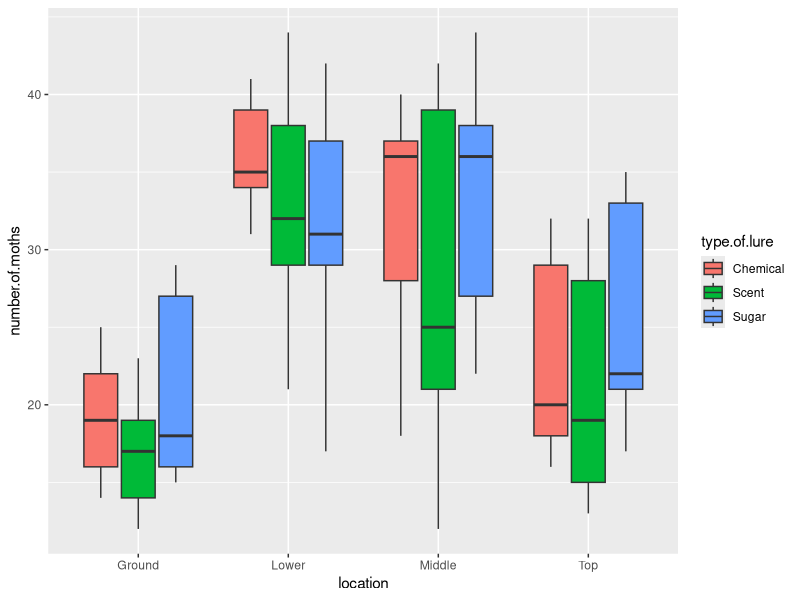

The R source for this figure:
####################
#                  #
#  ANOVA Example   #
#                  #
####################

#Set working directory and load libraries
setwd("~/Desktop")
library(psych)
library(ggplot2)
library(car)

#Load data and inspect
moth <- read.csv("moth-trap-experiment.csv", header = TRUE)
head(moth)

#Summary statistics by groups
describeBy(moth$number.of.moths, moth$location) #by location
describeBy(moth$number.of.moths, moth$type.of.lure) #by type of lure

#Create boxplot using the two factors
ggplot(moth, aes(x = location, y = number.of.moths, fill = type.of.lure)) + geom_boxplot()

#Log transformation and ANOVA
moth$no.of.moth.log <- log(moth$number.of.moths)
moth.anova <- aov(moth$no.of.moth.log ~ moth$location * moth$type.of.lure)
Anova(moth.anova,type = "III")

#Conclusion: Significant effect of "location" on "number of moths"
#Conclusion: More moths in lower and middle locations than on ground or top

